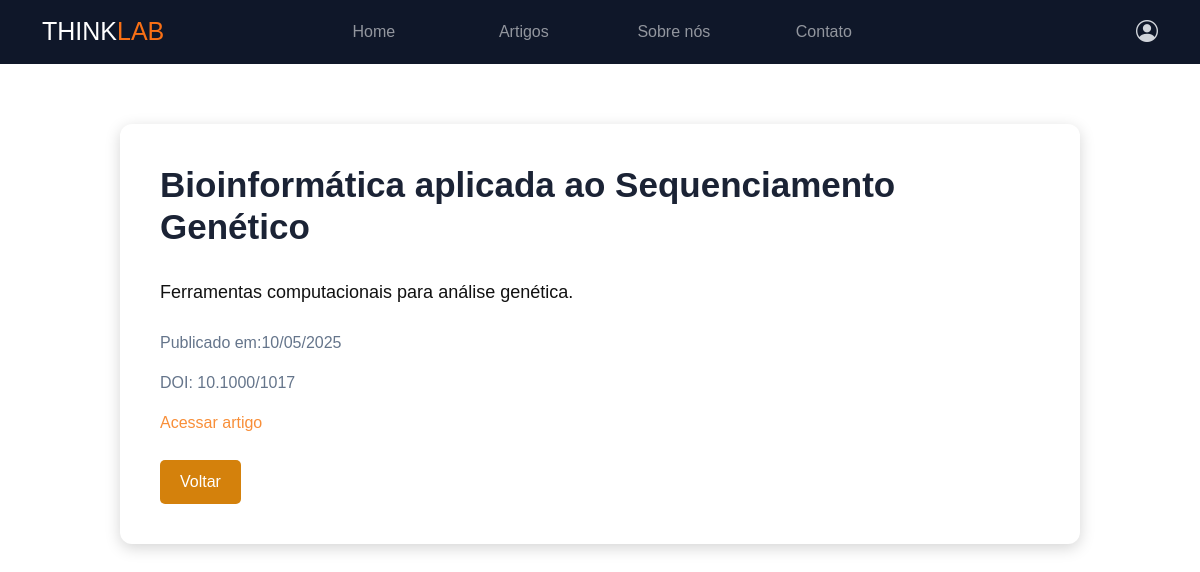
Screenshot of /detalheArtigo.php?id=17 with the database file from the repository.
### tables this page shows
create table artigo(
	id int primary key auto_increment,
    titulo varchar(200) not null,
    resumo text not null,
    data_publicacao date not null,
    doi  varchar(100) unique null,
    link varchar(500) null
);

### detalheArtigo.php (the view, shortened to what this page needs)
<?php
    $id = $_GET["id"];
    $mysql = new mysqli("localhost", "root", "", "ScholarBase", "3306");
    $rs = $mysql->query("SELECT * FROM artigo WHERE id='$id'");
?>
<!DOCTYPE html>
<html lang="pt-br">
<head>
    <link rel="stylesheet" href="Estilo.css">
</head>
    <link rel="stylesheet" href="https://cdn.jsdelivr.net/npm/bootstrap-icons@1.13.1/font/bootstrap-icons.min.css">
    <link rel="stylesheet" href="https://cdnjs.cloudflare.com/ajax/libs/bootstrap/5.3.8/css/bootstrap.min.css" />
    <link rel="stylesheet" href="Estilo.css">
</head>
<body>
    <nav class="navbar navbar-expand-lg navbar-dark">
        <div class="container">
            <a class="navbar-brand" href="#">THINK<span class="orange">LAB</span></a>
            <div class="collapse navbar-collapse" id="navbarNav">
                <ul class="navbar-nav mx-auto">
                    <li class="nav-item ">
                        <a class="nav-link " aria-current="page" href="Index.php">Home</a>
                    </li>
                    <li class="nav-item">
                        <a class="nav-link " href="../thinklab/artigo.php">Artigos</a>
                    </li>
                    <li class="nav-item">
                        <a class="nav-link" href="sobreNos.php">Sobre nós</a>
                    </li>
                    <li class="nav-item">
                        <a class="nav-link" href="#">Contato</a>
                    </li>
                </ul>
                <div class="perfil ms-auto d-none d-lg-block">
                    <a href="#">
                        <i class="bi bi-person-circle"></i>
                    </a>
                </div>
            </div>
        </div>
    </nav>
    <div id="detalhes-artigo">
        <?php foreach($rs as $ln){ ?>
        <div id="conteudo-artigo">
            <h1 id="titulo-artigo"><?= $ln["titulo"] ?></h1>
            <p id="resumo-artigo"><?= $ln["resumo"] ?></p>
            <p id="data-artigo">Publicado em:<?= date("d/m/Y", strtotime($ln["data_publicacao"])) ?></p>
            <p id="doi-artigo">DOI: <?= $ln["doi"] ?></p>
            <a id="link-artigo" href="<?= $ln["link"] ?>" target="_blank">Acessar artigo</a>
            </div>
        <a id="voltar-artigo" href="Index.php">Voltar </a>
<?php } ?>
    </div>
</body>
</html>

### Estilo.css (style rules this page uses)
.navbar { background: #0f1729 !important; }
.orange { color: #f97015 !important; }
.navbar-brand { font-family: 'Franklin Gothic Medium', 'Arial Narrow', Arial, sans-serif; font-size: 25px; }
.nav-item { width: 150px; text-align: center; }
.perfil a { font-size: 22px; color: #d1d5db; }
body { font-family: Arial, sans-serif; margin: 0; padding: 0; }
#detalhes-artigo { width: 80%; margin: 60px auto; padding: 40px; background-color: #ffffff; border-radius: 12px; box-shadow: 0 4px 15px #d5d5d5; }
#titulo-artigo { color: #1b2335; font-size: 35px; font-weight: bold; margin-bottom: 30px; }
#resumo-artigo { color: #111111; font-size: 18px; line-height: 1.6; }
#data-artigo { color: #65758b; font-size: 16px; margin-top: 25px; }
#doi-artigo { color: #65758b; font-size: 16px; }
#link-artigo { color: #f88e38; text-decoration: none; }
#voltar-artigo { display: inline-block; margin-top: 25px; padding: 10px 20px; background-color: #d4810c; color: #ffffff; text-decoration: none; border-radius: 5px; }

### rows the page displays
artigo: titulo "Bioinformática aplicada ao Sequenciamento Genético", resumo "Ferramentas computacionais para análise genética.", data_publicacao "10/05/2025", doi "10.1000/1017"
